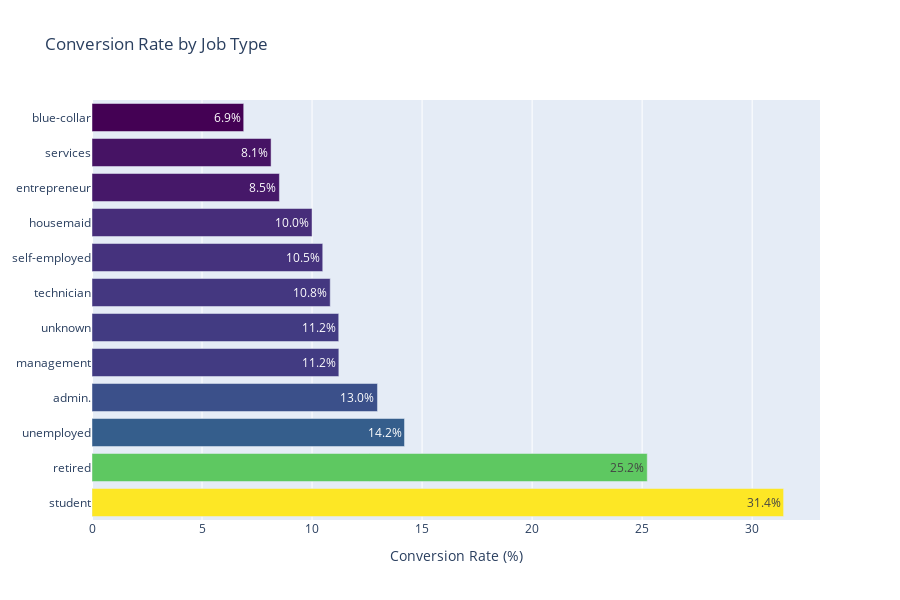

Notebook code cell kept with this figure:
### Code cell
fig_job = px.bar(
    job_conversion, 
    y='Job', 
    x='Conversion Rate',
    color='Conversion Rate',
    color_continuous_scale='Viridis',
    text=job_conversion['Conversion Rate'].apply(lambda x: f"{x:.1f}%"),
    title='Conversion Rate by Job Type',
    labels={'Conversion Rate': 'Conversion Rate (%)'},
    height=600
)

fig_job.update_layout(
    yaxis_title=None,
    xaxis_title='Conversion Rate (%)',
    coloraxis_showscale=False
)

fig_job.show()

### Figure 1 — Plotly figure (JSON) as saved in the notebook; plotly's stock layout.template omitted (floating-point values rounded to 4 significant figures)
{"data": [{"hovertemplate": "Conversion Rate (%)=%{marker.color}<br>Job=%{y}<br>text=%{text}<extra></extra>", "legendgroup": "", "marker": {"color": [31.43, 25.23, 14.2, 12.97, 11.22, 11.21, 10.83, 10.49, 10.0, 8.516, 8.138, 6.894], "coloraxis": "coloraxis", "pattern": {"shape": ""}}, "name": "", "orientation": "h", "showlegend": false, "text": ["31.4%", "25.2%", "14.2%", "13.0%", "11.2%", "11.2%", "10.8%", "10.5%", "10.0%", "8.5%", "8.1%", "6.9%"], "textposition": "auto", "type": "bar", "x": [31.43, 25.23, 14.2, 12.97, 11.22, 11.21, 10.83, 10.49, 10.0, 8.516, 8.138, 6.894], "xaxis": "x", "y": ["student", "retired", "unemployed", "admin.", "management", "unknown", "technician", "self-employed", "housemaid", "entrepreneur", "services", "blue-collar"], "yaxis": "y"}], "layout": {"barmode": "relative", "coloraxis": {"colorbar": {"title": {"text": "Conversion Rate (%)"}}, "colorscale": [[0, "#440154"], [0.1111, "#482878"], [0.2222, "#3e4989"], [0.3333, "#31688e"], [0.4444, "#26828e"], [0.5556, "#1f9e89"], [0.6667, "#35b779"], [0.7778, "#6ece58"], [0.8889, "#b5de2b"], [1, "#fde725"]], "showscale": false}, "height": 600, "legend": {"tracegroupgap": 0}, "title": {"text": "Conversion Rate by Job Type"}, "xaxis": {"anchor": "y", "domain": [0, 1], "title": {"text": "Conversion Rate (%)"}}, "yaxis": {"anchor": "x", "domain": [0, 1], "title": {}}}}
